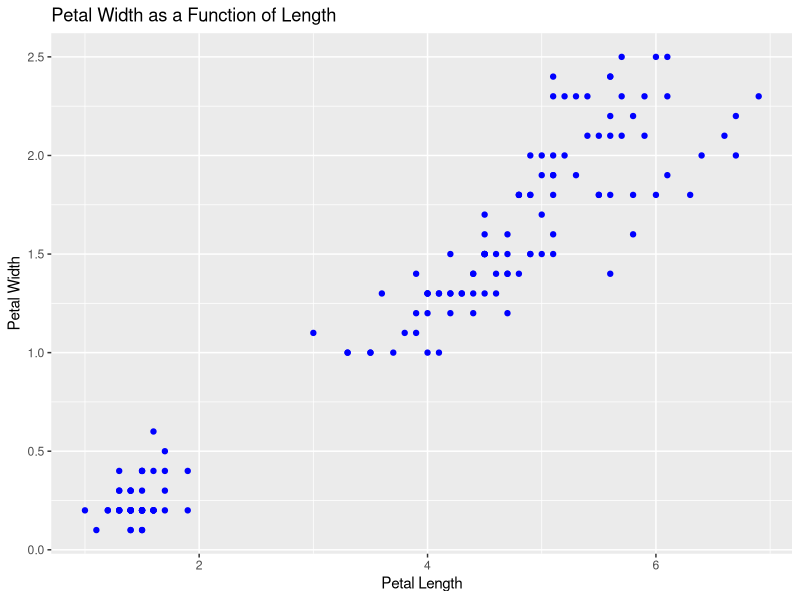

The R script that drew this image:
## ---- chunk 1
knitr::opts_chunk$set(echo = TRUE)
## ---- chunk 2
 library(tidyverse)
iris

ggplot(iris, aes(x = Petal.Length, y = Petal.Width)) +
  geom_point(color = "blue") +
  labs(x = "Petal Length", y = "Petal Width", title = "Petal Width as a Function of Length")
  theme_classic()
